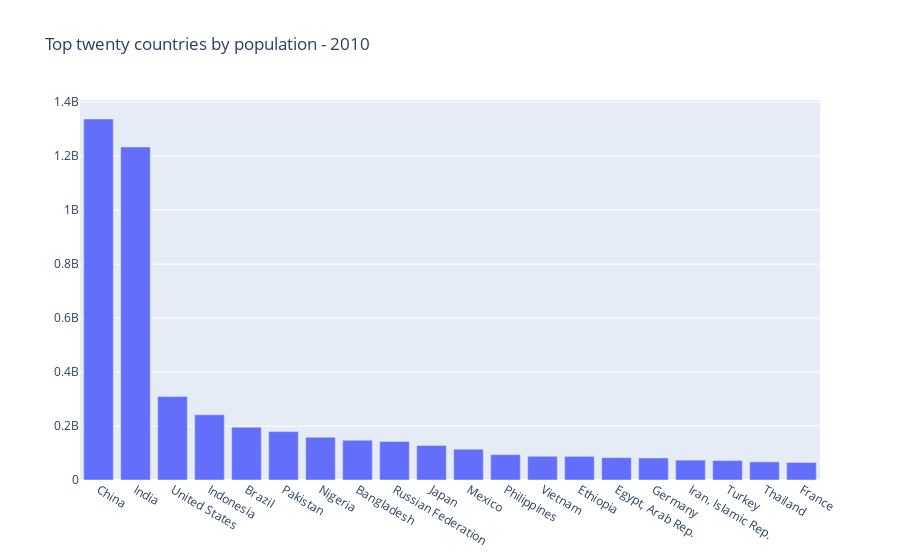

The notebook cell this image was saved under:
### Code cell
def plot_countries_by_population(year):
    fig = go.Figure()
    year_df = population_df[['Country Name', year]].sort_values(year, ascending=False)[:20]
    fig.add_bar(x=year_df['Country Name'], y=year_df[year])
    fig.layout.title = f'Top twenty countries by population - {year}'
    fig.show()
    
plot_countries_by_population('2010')

### Figure 1 — Plotly figure (JSON) as saved in the notebook; plotly's stock layout.template omitted (floating-point values rounded to 4 significant figures)
{"data": [{"type": "bar", "x": ["China", "India", "United States", "Indonesia", "Brazil", "Pakistan", "Nigeria", "Bangladesh", "Russian Federation", "Japan", "Mexico", "Philippines", "Vietnam", "Ethiopia", "Egypt, Arab Rep.", "Germany", "Iran, Islamic Rep.", "Turkey", "Thailand", "France"], "y": [1337705000, 1234281170, 309326085, 241834215, 195713635, 179424641, 158503197, 147575430, 142849449, 128070000, 114092963, 93966780, 87967651, 87639964, 82761235, 81776930, 73762519, 72326988, 67195028, 65027507]}], "layout": {"autosize": true, "title": {"text": "Top twenty countries by population - 2010"}, "xaxis": {"autorange": true, "range": [-0.5, 19.5], "type": "category"}, "yaxis": {"autorange": true, "range": [0, 1408000000.0], "type": "linear"}}}
